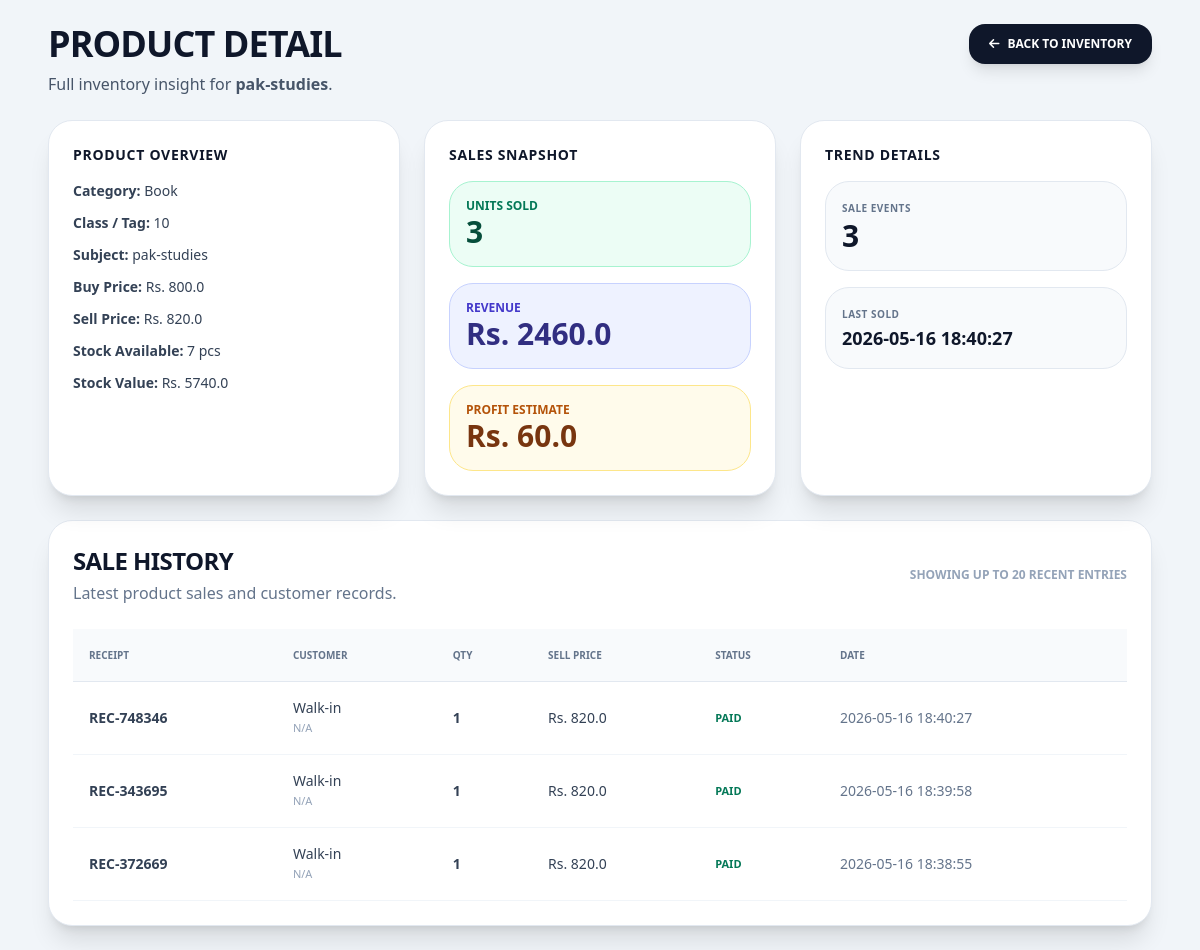
The app's page /product/18 (signed in) with its own data.
### tables this page shows
CREATE TABLE products (
        id INTEGER PRIMARY KEY AUTOINCREMENT,
        name TEXT NOT NULL,
        category TEXT, -- Book, Notebook, Stationery
        student_class TEXT,
        subject TEXT,
        purchase_price REAL,
        selling_price REAL,
        stock INTEGER
    , tag TEXT, variation TEXT);

CREATE TABLE sale_items (sale_id INTEGER, product_name TEXT, qty INTEGER, price REAL);

CREATE TABLE sales (
    id INTEGER PRIMARY KEY AUTOINCREMENT,
    receipt_number TEXT NOT NULL UNIQUE,
    student_name TEXT NOT NULL,
    father_name TEXT NOT NULL,
    cnic TEXT,
    student_class TEXT NOT NULL,
    phone_no TEXT NOT NULL,
    address TEXT,
    sale_type TEXT NOT NULL, -- 'Single Item' or 'Full Bundle'
    total_amount REAL NOT NULL,
    timestamp DATETIME DEFAULT CURRENT_TIMESTAMP
, profit REAL DEFAULT 0.0, payment_status TEXT DEFAULT 'Paid', cash_paid REAL DEFAULT 0.0);

### main.py (the view)
@app.get("/product/{product_id}")
async def product_detail(request: Request, product_id: int):
    if not is_logged_in(request): raise HTTPException(status_code=401)
    conn = get_db()
    product = conn.execute("SELECT * FROM products WHERE id = ?", (product_id,)).fetchone()
    if not product:
        conn.close()
        raise HTTPException(status_code=404, detail="Product not found")
    analytics = conn.execute("""
        SELECT
            SUM(si.qty) as total_units,
            SUM(si.qty * si.price) as total_revenue,
            MAX(s.timestamp) as last_sold,
            COUNT(*) as sale_count
        FROM sale_items si
        JOIN sales s ON si.sale_id = s.id
        WHERE si.product_name = ?
    """, (product['name'],)).fetchone()
    sales = conn.execute("""
        SELECT si.qty, si.price, s.receipt_number, s.payment_status, s.timestamp,
               s.student_name, s.phone_no
        FROM sale_items si
        JOIN sales s ON si.sale_id = s.id
        WHERE si.product_name = ?
        ORDER BY s.timestamp DESC
        LIMIT 20
    """, (product['name'],)).fetchall()
    conn.close()
    total_units = analytics['total_units'] if analytics['total_units'] else 0
    total_revenue = analytics['total_revenue'] if analytics['total_revenue'] else 0
    sale_count = analytics['sale_count'] if analytics['sale_count'] else 0
    last_sold = analytics['last_sold']
    profit = total_revenue - (total_units * product['purchase_price']) if total_units else 0
    return templates.TemplateResponse(request, "product_detail.html", {
        "product": product,
        "sales": sales,
        "analytics": {
            "total_units": total_units,
            "total_revenue": total_revenue,
            "sale_count": sale_count,
            "last_sold": last_sold,
            "profit": profit
        }
    })

### templates/product_detail.html (shortened to what this page needs)
<!DOCTYPE html>
<html lang="en">
<head>
    <script src="https://cdn.tailwindcss.com"></script>
    <link rel="stylesheet" href="https://cdnjs.cloudflare.com/ajax/libs/font-awesome/6.0.0/css/all.min.css">
</head>
<body class="bg-slate-100 min-h-screen font-sans text-slate-900">
    <div class="max-w-6xl mx-auto p-6">
        <div class="flex flex-col md:flex-row justify-between items-start gap-4 mb-6">
            <div>
                <h1 class="text-4xl font-black uppercase tracking-tight">Product Detail</h1>
                <p class="text-slate-600 mt-2">Full inventory insight for <strong>{{ product.name }}</strong>.</p>
            </div>
            <div class="space-x-2">
                <a href="/" class="inline-flex items-center gap-2 bg-slate-900 text-white px-5 py-3 rounded-2xl font-black uppercase text-xs shadow-lg hover:bg-slate-800 transition"><i class="fas fa-arrow-left"></i> Back to Inventory</a>
            </div>
        </div>
        <div class="grid grid-cols-1 lg:grid-cols-3 gap-6 mb-6">
            <div class="bg-white rounded-3xl shadow-xl p-6 border border-slate-200">
                <h2 class="font-black text-slate-900 uppercase text-sm tracking-wider mb-4">Product Overview</h2>
                <div class="space-y-3 text-sm text-slate-700">
                    <div><span class="font-black">Category:</span> {{ product.category }}</div>
                    <div><span class="font-black">Class / Tag:</span> {{ product.student_class or product.tag or 'N/A' }}</div>
                    <div><span class="font-black">Subject:</span> {{ product.subject or product.variation or 'N/A' }}</div>
                    <div><span class="font-black">Buy Price:</span> Rs. {{ product.purchase_price }}</div>
                    <div><span class="font-black">Sell Price:</span> Rs. {{ product.selling_price }}</div>
                    <div><span class="font-black">Stock Available:</span> {{ product.stock }} pcs</div>
                    <div><span class="font-black">Stock Value:</span> Rs. {{ (product.stock * product.selling_price) | round(2) }}</div>
                </div>
            </div>
            <div class="bg-white rounded-3xl shadow-xl p-6 border border-slate-200">
                <h2 class="font-black text-slate-900 uppercase text-sm tracking-wider mb-4">Sales Snapshot</h2>
                <div class="grid gap-4 text-slate-700">
                    <div class="bg-emerald-50 p-4 rounded-3xl border border-emerald-200">
                        <div class="text-xs uppercase font-black text-emerald-700">Units Sold</div>
                        <div class="text-3xl font-black text-emerald-900">{{ analytics.total_units }}</div>
                    </div>
                    <div class="bg-indigo-50 p-4 rounded-3xl border border-indigo-200">
                        <div class="text-xs uppercase font-black text-indigo-700">Revenue</div>
                        <div class="text-3xl font-black text-indigo-900">Rs. {{ analytics.total_revenue | round(2) }}</div>
                    </div>
                    <div class="bg-amber-50 p-4 rounded-3xl border border-amber-200">
                        <div class="text-xs uppercase font-black text-amber-700">Profit Estimate</div>
                        <div class="text-3xl font-black text-amber-900">Rs. {{ analytics.profit | round(2) }}</div>
                    </div>
                </div>
            </div>
            <div class="bg-white rounded-3xl shadow-xl p-6 border border-slate-200">
                <h2 class="font-black text-slate-900 uppercase text-sm tracking-wider mb-4">Trend Details</h2>
                <div class="space-y-4 text-slate-700 text-sm">
                    <div class="bg-slate-50 p-4 rounded-3xl border border-slate-200">
                        <div class="font-black uppercase text-[10px] tracking-wider text-slate-500">Sale Events</div>
                        <div class="text-3xl font-black text-slate-900">{{ analytics.sale_count }}</div>
                    </div>
                    <div class="bg-slate-50 p-4 rounded-3xl border border-slate-200">
                        <div class="font-black uppercase text-[10px] tracking-wider text-slate-500">Last Sold</div>
                        <div class="text-lg font-black text-slate-900">{{ analytics.last_sold or 'No sales yet' }}</div>
                    </div>
                </div>
            </div>
        </div>
        <div class="bg-white rounded-3xl shadow-xl p-6 border border-slate-200">
            <div class="flex flex-col md:flex-row justify-between items-start md:items-center gap-4 mb-6">
                <div>
                    <h2 class="font-black text-2xl uppercase tracking-tight">Sale History</h2>
                    <p class="text-slate-500 mt-1">Latest product sales and customer records.</p>
                </div>
                <div class="text-xs uppercase font-black text-slate-400">Showing up to 20 recent entries</div>
            </div>
            {% if sales %}
            <div class="overflow-x-auto">
                <table class="min-w-full text-left text-sm text-slate-700">
                    <thead class="bg-slate-50 text-slate-500 uppercase text-[10px] font-black">
                        <tr>
                            <th class="p-4">Receipt</th>
                            <th class="p-4">Customer</th>
                            <th class="p-4">Qty</th>
                            <th class="p-4">Sell Price</th>
                            <th class="p-4">Status</th>
                            <th class="p-4">Date</th>
                        </tr>
                    </thead>
                    <tbody class="border-t border-slate-200">
                        {% for sale in sales %}
                        <tr class="border-b border-slate-100 hover:bg-slate-50">
                            <td class="p-4 font-bold">{{ sale.receipt_number }}</td>
                            <td class="p-4">
                                <div>{{ sale.customer_name or 'Walk-in' }}</div>
                                <div class="text-[11px] text-slate-400">{{ sale.customer_phone or 'N/A' }}</div>
                            </td>
                            <td class="p-4 font-black">{{ sale.qty }}</td>
                            <td class="p-4">Rs. {{ sale.price }}</td>
                            <td class="p-4 uppercase text-[11px] font-black {{ 'text-emerald-700' if sale.payment_status == 'Paid' else 'text-amber-700' }}">{{ sale.payment_status }}</td>
                            <td class="p-4 text-slate-500">{{ sale.timestamp }}</td>
                        </tr>
                        {% endfor %}
                    </tbody>
                </table>
            </div>
            {% else %}
            <div class="py-12 text-center text-slate-500 font-black uppercase">Koi sale history nahi mili is product ke liye.</div>
            {% endif %}
        </div>
    </div>
</body>
</html>

### records on screen
products: name "pak-studies", category "Book", student_class "10", subject "pak-studies", purchase_price "800.0", selling_price "820.0", stock "7", (product.stock*product.selling_price)|round(2) "5740.0"
sale_items: receipt_number "REC-748346", customer_name "Walk-in", customer_phone "N/A", qty "1", price "820.0", payment_status "PAID", timestamp "2026-05-16 18:40:27"
sale_items: receipt_number "REC-343695", customer_name "Walk-in", customer_phone "N/A", qty "1", price "820.0", payment_status "PAID", timestamp "2026-05-16 18:39:58"
sale_items: receipt_number "REC-372669", customer_name "Walk-in", customer_phone "N/A", qty "1", price "820.0", payment_status "PAID", timestamp "2026-05-16 18:38:55"

### other values on screen
{{ analytics.total_units }} "3"
{{ analytics.total_revenue | round(2) }} "2460.0"
{{ analytics.profit | round(2) }} "60.0"
{{ analytics.sale_count }} "3"
{{ analytics.last_sold or 'No sales yet' }} "2026-05-16 18:40:27"
